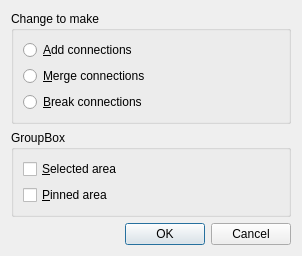
<?xml version="1.0" encoding="UTF-8"?>
<ui version="4.0">
 <class>CEditConnectionsDlg</class>
 <widget class="QDialog" name="CEditConnectionsDlg">
  <property name="geometry">
   <rect>
    <x>0</x>
    <y>0</y>
    <width>302</width>
    <height>256</height>
   </rect>
  </property>
  <property name="windowTitle">
   <string>Edit Connections</string>
  </property>
  <layout class="QVBoxLayout">
   <item>
    <widget class="QGroupBox" name="groupBox">
     <property name="title">
      <string>Change to make</string>
     </property>
     <layout class="QVBoxLayout">
      <item>
       <layout class="QVBoxLayout">
        <item>
         <widget class="QRadioButton" name="c_join_type">
          <property name="text">
           <string>&amp;Add connections</string>
          </property>
         </widget>
        </item>
        <item>
         <widget class="QRadioButton" name="c_radio2">
          <property name="text">
           <string>&amp;Merge connections</string>
          </property>
         </widget>
        </item>
        <item>
         <widget class="QRadioButton" name="c_radio3">
          <property name="text">
           <string>&amp;Break connections</string>
          </property>
         </widget>
        </item>
       </layout>
      </item>
     </layout>
    </widget>
   </item>
   <item>
    <widget class="QGroupBox" name="groupBox_2">
     <property name="title">
      <string>GroupBox</string>
     </property>
     <layout class="QVBoxLayout">
      <item>
       <layout class="QVBoxLayout">
        <item>
         <widget class="QCheckBox" name="c_pin_to_sel">
          <property name="text">
           <string>&amp;Selected area</string>
          </property>
         </widget>
        </item>
        <item>
         <widget class="QCheckBox" name="c_sel_to_pin">
          <property name="text">
           <string>&amp;Pinned area</string>
          </property>
         </widget>
        </item>
       </layout>
      </item>
     </layout>
    </widget>
   </item>
   <item>
    <layout class="QHBoxLayout">
     <item>
      <spacer name="horizontalSpacer">
       <property name="orientation">
        <enum>Qt::Horizontal</enum>
       </property>
       <property name="sizeHint" stdset="0">
        <size>
         <width>40</width>
         <height>20</height>
        </size>
       </property>
      </spacer>
     </item>
     <item>
      <widget class="QPushButton" name="c_ok">
       <property name="text">
        <string>OK</string>
       </property>
      </widget>
     </item>
     <item>
      <widget class="QPushButton" name="c_cancel">
       <property name="text">
        <string>Cancel</string>
       </property>
      </widget>
     </item>
    </layout>
   </item>
  </layout>
 </widget>
 <resources/>
 <connections>
  <connection>
   <sender>c_ok</sender>
   <signal>clicked()</signal>
   <receiver>CEditConnectionsDlg</receiver>
   <slot>OnOK()</slot>
   <hints>
    <hint type="sourcelabel">
     <x>100</x>
     <y>256</y>
    </hint>
    <hint type="destinationlabel">
     <x>38</x>
     <y>255</y>
    </hint>
   </hints>
  </connection>
  <connection>
   <sender>c_cancel</sender>
   <signal>clicked()</signal>
   <receiver>CEditConnectionsDlg</receiver>
   <slot>OnCancel()</slot>
   <hints>
    <hint type="sourcelabel">
     <x>189</x>
     <y>262</y>
    </hint>
    <hint type="destinationlabel">
     <x>270</x>
     <y>253</y>
    </hint>
   </hints>
  </connection>
 </connections>
 <slots>
  <slot>OnOK()</slot>
  <slot>OnCancel()</slot>
 </slots>
</ui>
